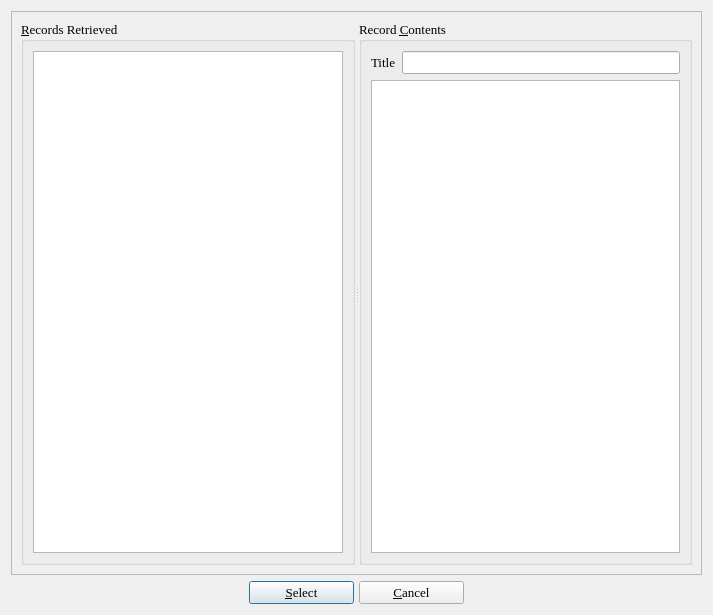
<?xml version="1.0" encoding="UTF-8"?>
<ui version="4.0">
 <class>z3950ResultsDialog</class>
 <widget class="QDialog" name="z3950ResultsDialog">
  <property name="geometry">
   <rect>
    <x>0</x>
    <y>0</y>
    <width>713</width>
    <height>615</height>
   </rect>
  </property>
  <property name="font">
   <font>
    <family>Times</family>
    <pointsize>10</pointsize>
   </font>
  </property>
  <property name="windowTitle">
   <string>BiblioteQ: Z39.50 Query Results</string>
  </property>
  <property name="windowIcon">
   <iconset>
    <normaloff>icons.d/book.png</normaloff>icons.d/book.png</iconset>
  </property>
  <layout class="QVBoxLayout">
   <item>
    <widget class="QFrame" name="frame">
     <property name="frameShape">
      <enum>QFrame::StyledPanel</enum>
     </property>
     <property name="frameShadow">
      <enum>QFrame::Raised</enum>
     </property>
     <layout class="QVBoxLayout">
      <item>
       <widget class="QSplitter" name="splitter">
        <property name="orientation">
         <enum>Qt::Horizontal</enum>
        </property>
        <property name="childrenCollapsible">
         <bool>false</bool>
        </property>
        <widget class="QGroupBox" name="recRet">
         <property name="sizePolicy">
          <sizepolicy hsizetype="Preferred" vsizetype="Preferred">
           <horstretch>0</horstretch>
           <verstretch>0</verstretch>
          </sizepolicy>
         </property>
         <property name="title">
          <string>&amp;Records Retrieved</string>
         </property>
         <layout class="QVBoxLayout">
          <item>
           <widget class="QListWidget" name="list">
            <property name="font">
             <font>
              <family>Times</family>
              <pointsize>10</pointsize>
             </font>
            </property>
           </widget>
          </item>
         </layout>
        </widget>
        <widget class="QGroupBox" name="recCont">
         <property name="title">
          <string>Record &amp;Contents</string>
         </property>
         <layout class="QVBoxLayout">
          <item>
           <layout class="QHBoxLayout" name="horizontalLayout">
            <item>
             <widget class="QLabel" name="label">
              <property name="font">
               <font>
                <family>Times</family>
                <pointsize>10</pointsize>
               </font>
              </property>
              <property name="text">
               <string>Title</string>
              </property>
             </widget>
            </item>
            <item>
             <widget class="QLineEdit" name="title"/>
            </item>
           </layout>
          </item>
          <item>
           <widget class="QTextEdit" name="textarea">
            <property name="readOnly">
             <bool>true</bool>
            </property>
           </widget>
          </item>
         </layout>
        </widget>
       </widget>
      </item>
     </layout>
    </widget>
   </item>
   <item>
    <layout class="QHBoxLayout">
     <property name="spacing">
      <number>5</number>
     </property>
     <item>
      <spacer>
       <property name="orientation">
        <enum>Qt::Horizontal</enum>
       </property>
       <property name="sizeHint" stdset="0">
        <size>
         <width>39</width>
         <height>20</height>
        </size>
       </property>
      </spacer>
     </item>
     <item>
      <widget class="QPushButton" name="okButton">
       <property name="minimumSize">
        <size>
         <width>105</width>
         <height>0</height>
        </size>
       </property>
       <property name="font">
        <font>
         <family>Times</family>
         <pointsize>10</pointsize>
         <weight>50</weight>
         <italic>false</italic>
         <bold>false</bold>
         <underline>false</underline>
         <strikeout>false</strikeout>
        </font>
       </property>
       <property name="text">
        <string>&amp;Select</string>
       </property>
       <property name="icon">
        <iconset>
         <normaloff>icons.d/16x16/ok.png</normaloff>icons.d/16x16/ok.png</iconset>
       </property>
      </widget>
     </item>
     <item>
      <widget class="QPushButton" name="cancelButton">
       <property name="minimumSize">
        <size>
         <width>105</width>
         <height>0</height>
        </size>
       </property>
       <property name="font">
        <font>
         <family>Times</family>
         <pointsize>10</pointsize>
        </font>
       </property>
       <property name="text">
        <string>&amp;Cancel</string>
       </property>
       <property name="icon">
        <iconset>
         <normaloff>icons.d/16x16/cancel.png</normaloff>icons.d/16x16/cancel.png</iconset>
       </property>
      </widget>
     </item>
     <item>
      <spacer>
       <property name="orientation">
        <enum>Qt::Horizontal</enum>
       </property>
       <property name="sizeHint" stdset="0">
        <size>
         <width>40</width>
         <height>20</height>
        </size>
       </property>
      </spacer>
     </item>
    </layout>
   </item>
  </layout>
 </widget>
 <tabstops>
  <tabstop>list</tabstop>
  <tabstop>title</tabstop>
  <tabstop>textarea</tabstop>
  <tabstop>okButton</tabstop>
  <tabstop>cancelButton</tabstop>
 </tabstops>
 <resources/>
 <connections/>
</ui>
